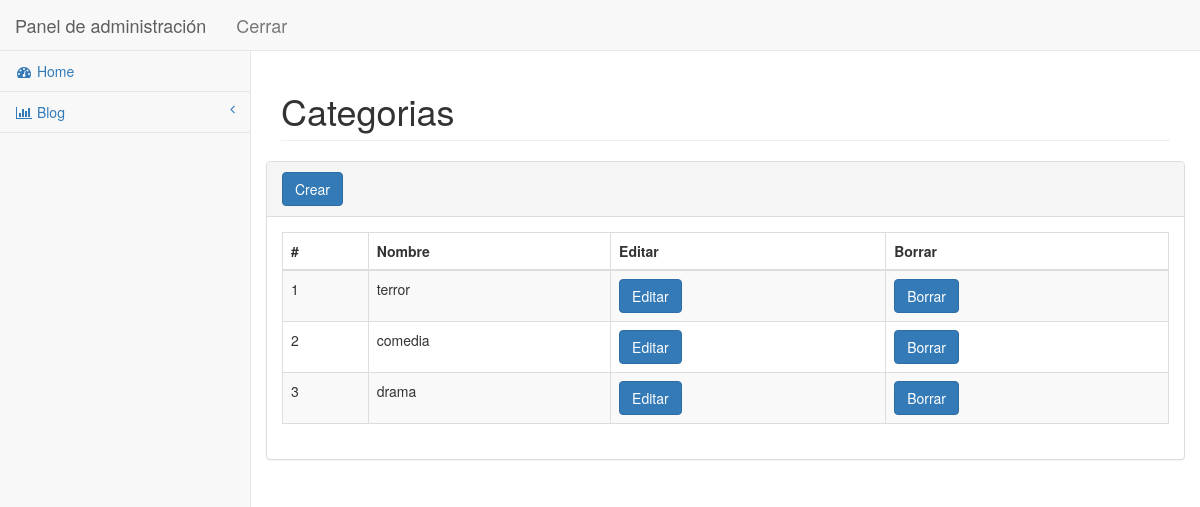
The app's page /admin/category.php (signed in) with its own data.
### tables this page shows
CREATE TABLE IF NOT EXISTS `category` (
  `id_category` int(11) NOT NULL AUTO_INCREMENT,
  `name_category` varchar(35) NOT NULL,
  PRIMARY KEY (`id_category`)
);

### admin/include/config.php (called while the page is built, shortened)
<?php
	$base_url = "http://localhost/blog/admin/";
?>

### admin/category.php (the view, shortened to what this page needs)
<?php include "/include/config.php"; ?>
<?php if (!isset($_SESSION['user_name'])){?>
	<?php header("Location:index.php");?>
<?php } else {?>
<!DOCTYPE html>
<html lang="en">
<head>
    <link href="bower_components/bootstrap/dist/css/bootstrap.min.css" rel="stylesheet">
    <link href="bower_components/metisMenu/dist/metisMenu.min.css" rel="stylesheet">
    <link href="dist/css/timeline.css" rel="stylesheet">
    <link href="dist/css/sb-admin-2.css" rel="stylesheet">
    <link href="bower_components/morrisjs/morris.css" rel="stylesheet">
    <link href="bower_components/fontawesome/css/font-awesome.min.css" rel="stylesheet" type="text/css">
</head>
<body>
    <div id="wrapper">
        <nav class="navbar navbar-default navbar-static-top" role="navigation" style="margin-bottom: 0">
		      <?php include "/include/header.php"; ?>
		      <?php include "/include/aside_left.php"; ?>
        </nav>
        <div id="page-wrapper">
            <div class="row">
                <div class="col-lg-12">
                    <h1 class="page-header">Categorias</h1>
                </div>
            </div>
            <div class="row"
                  <div class="col-lg-12">
                	<?php $sql="SELECT * FROM category"?>
                	<div class="panel panel-default">
                		<div class="panel-heading">
                           <a href= "<?php echo $base_url. "new_category.php" ?>" class="btn btn-primary"> Crear</a>
                        </div>
                        <?php if ($result =$mysqli -> query ($sql)){ ?>
                        	 <?php if ($result -> num_rows >0){?>
			                        <div class="panel-body">
			                        	<div class="dataTable_wrapper">
			                        		<table class="table table-striped table-bordered table-hover" id="dataTables-example">
			                        			<thead>
			                                        <tr>
			                                            <th>#</th>
			                                            <th>Nombre</th>
			                                            <th>Editar</th>
			                                            <th>Borrar</th>
			                                        </tr>
			                                    </thead>
			                                     <tbody>
			                                     	<?php while ($row = $result -> fetch_array ()){ ?>
			                                     	<tr class="odd gradeX">
			                                            <td><?php echo $row["id_category"]?></td>
			                                            <td><?php echo $row["name_category"]?></td>
			                                            <td class="center"><a href="<?php echo $base_url."edit_category.php?id=".$row["id_category"]?>" class="btn btn-primary">Editar</a></td>
			                                            <td class="center"><a href="<?php echo $base_url."delete_category.php?id=".$row["id_category"]?>" class="btn btn-primary">Borrar</a></td>
			                                        </tr>
			                                     	<?php } ?>
			                                     </tbody>
			                        		</table>
			                        	</div>
			                        </div>
			             	<?php }else{ ?>
	                          No hay categorías creadas.
	                        <?php } ?>
                        <?php }else{ ?>
                          Error en la consulta <?php echo $sql.$mysqli -> error(); ?>
                        <?php } ?>
                	</div>
                </div>
            </div>
        </div>
</body>
</html>
<?php }?>

### records on screen
category: id_category "1", name_category "terror"
category: id_category "2", name_category "comedia"
category: id_category "3", name_category "drama"
